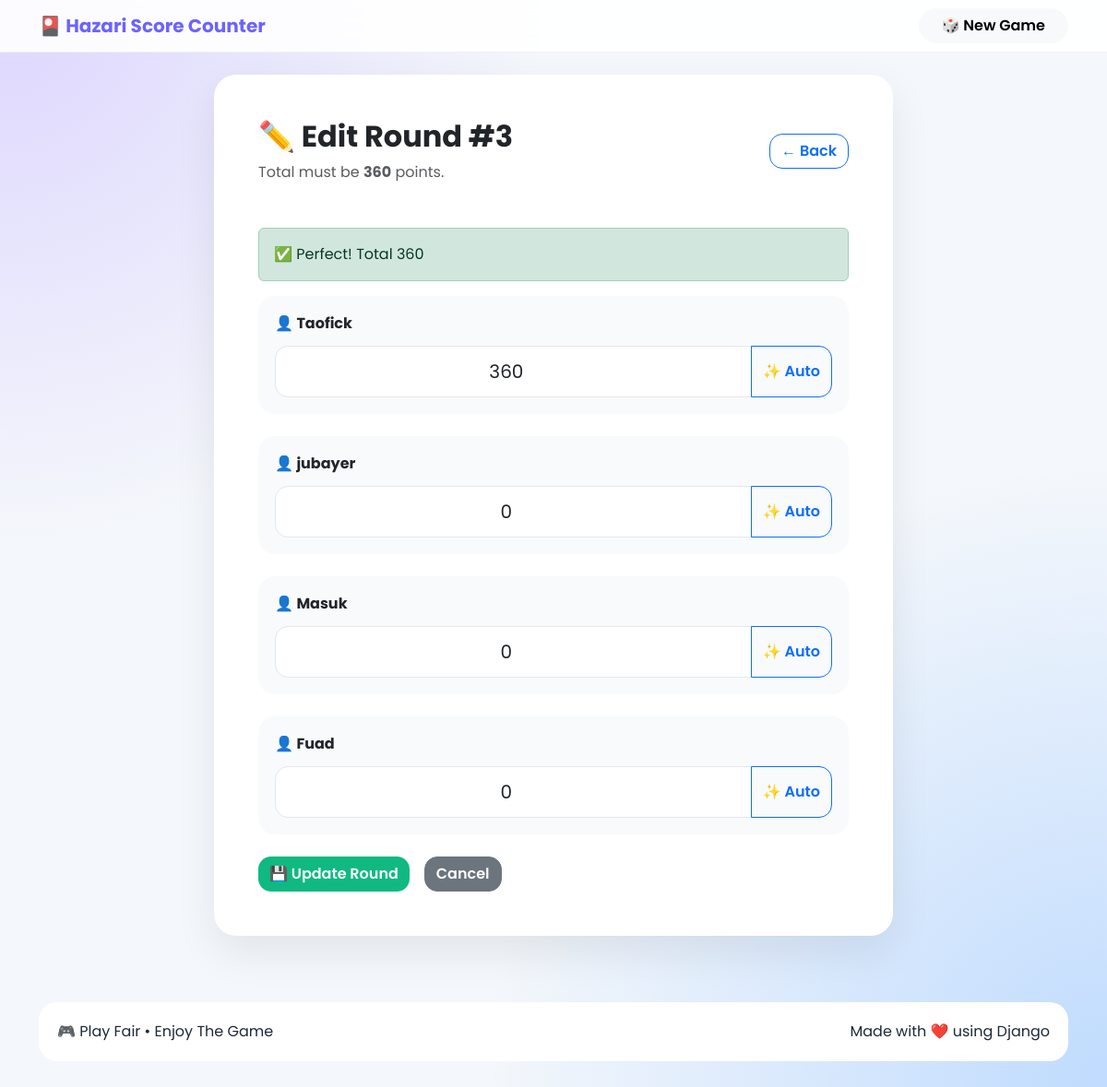
The page /round/3/edit/ on the database its author committed.
### game/models.py (models this page shows, shortened)
class Round(models.Model):
    game = models.ForeignKey(
        Game,
        on_delete=models.CASCADE,
        related_name="rounds",
    )
    round_number = models.PositiveIntegerField()
    player1_score = models.PositiveIntegerField(
        validators=[MinValueValidator(0)]
    )
    player2_score = models.PositiveIntegerField(
        validators=[MinValueValidator(0)]
    )
    player3_score = models.PositiveIntegerField(
        validators=[MinValueValidator(0)]
    )
    player4_score = models.PositiveIntegerField(
        validators=[MinValueValidator(0)]
    )
    created_at = models.DateTimeField(auto_now_add=True)
    class Meta:
        ordering = ["-round_number"]
        unique_together = ("game", "round_number")

class Game(models.Model):
    target_score = models.PositiveIntegerField(
        default=1000
    )
    player1_name = models.CharField(max_length=50)
    player2_name = models.CharField(max_length=50)
    player3_name = models.CharField(max_length=50)
    player4_name = models.CharField(max_length=50)
    is_finished = models.BooleanField(default=False)
    created_at = models.DateTimeField(auto_now_add=True)
    class Meta:
        ordering = ["-created_at"]

### game/views.py (the view)
def edit_round(request, pk):
    round_obj = get_object_or_404(
        Round,
        pk=pk,
    )
    if request.method == "POST":
        form = RoundForm(
            request.POST,
            instance=round_obj,
        )
        if form.is_valid():
            form.save()
            messages.success(
                request,
                "✏️ Round updated successfully!",
            )
            return redirect(
                "game:game_detail",
                pk=round_obj.game.pk,
            )
    else:
        form = RoundForm(
            instance=round_obj,
        )
    return render(
        request,
        "game/edit_round.html",
        {
            "game": round_obj.game,
            "round": round_obj,
            "form": form,
        },
    )

### game/forms.py (shortened to what this page needs)
class RoundForm(forms.ModelForm):
    class Meta:
        model = Round
        fields = (
            "player1_score",
            "player2_score",
            "player3_score",
            "player4_score",
        )
        widgets = {
            "player1_score": forms.NumberInput(
                attrs={
                    "class": INPUT_CLASS,
                    "placeholder": "0",
                    "min": 0,
                }
            ),
            "player2_score": forms.NumberInput(
                attrs={
                    "class": INPUT_CLASS,
                    "placeholder": "0",
                    "min": 0,
                }
            ),
            "player3_score": forms.NumberInput(
                attrs={
                    "class": INPUT_CLASS,
                    "placeholder": "0",
                    "min": 0,
                }
            ),
            "player4_score": forms.NumberInput(
                attrs={
                    "class": INPUT_CLASS,
                    "placeholder": "0",
                    "min": 0,
                }
            ),
        }

### game/templates/game/edit_round.html (shortened to what this page needs)
{% extends "base.html" %}
{% block content %}
<div class="row justify-content-center">
    <div class="col-xl-8 col-lg-9">
        <div class="card shadow-lg border-0">
            <div class="card-body p-5">
                <div class="d-flex justify-content-between align-items-center mb-5">
                    <div>
                        <h2 class="fw-bold">
                            ✏️ Edit Round #{{ round.round_number }}
                        </h2>
                        <p class="text-muted mb-0">
                            Total must be <strong>360</strong> points.
                        </p>
                    </div>
                    <a
                        href="{% url 'game:game_detail' game.pk %}"
                        class="btn btn-outline-primary">
                        ← Back
                    </a>
                </div>
                <div
                    id="auto-fill-info"
                    class="alert alert-info">
                </div>
                <form method="post">
                    <div class="player-box mb-4">
                        <div class="player-title">
                            👤 {{ game.player1_name }}
                        </div>
                        <div class="input-group">
                            {{ form.player1_score }}
                            <button
                                type="button"
                                class="btn btn-outline-primary auto-fill-btn"
                                data-player="0">
                                ✨ Auto
                            </button>
                        </div>
                    </div>
                    <div class="player-box mb-4">
                        <div class="player-title">
                            👤 {{ game.player2_name }}
                        </div>
                        <div class="input-group">
                            {{ form.player2_score }}
                            <button
                                type="button"
                                class="btn btn-outline-primary auto-fill-btn"
                                data-player="1">
                                ✨ Auto
                            </button>
                        </div>
                    </div>
                    <div class="player-box mb-4">
                        <div class="player-title">
                            👤 {{ game.player3_name }}
                        </div>
                        <div class="input-group">
                            {{ form.player3_score }}
                            <button
                                type="button"
                                class="btn btn-outline-primary auto-fill-btn"
                                data-player="2">
                                ✨ Auto
                            </button>
                        </div>
                    </div>
                    <div class="player-box mb-4">
                        <div class="player-title">
                            👤 {{ game.player4_name }}
                        </div>
                        <div class="input-group">
                            {{ form.player4_score }}
                            <button
                                type="button"
                                class="btn btn-outline-primary auto-fill-btn"
                                data-player="3">
                                ✨ Auto
                            </button>
                        </div>
                    </div>
                    <div class="d-flex flex-wrap gap-3 mt-4">
                        <button
                            id="save-round-btn"
                            type="submit"
                            class="btn btn-success">
                            💾 Update Round
                        </button>
                        <a
                            href="{% url 'game:history' game.pk %}"
                            class="btn btn-secondary">
                            Cancel
                        </a>
                    </div>
                </form>
            </div>
        </div>
    </div>
</div>
{% endblock %}

### game/static/game/css/style.css (style rules this page uses)
:root { --primary:#6C63FF; --secondary:#7C3AED; --success:#10B981; --danger:#EF4444; --warning:#F59E0B; --dark:#111827; --light:#F8FAFC; --border:#E5E7EB; }
* { margin:0; padding:0; box-sizing:border-box; }
body { background:#F4F7FB; font-family:"Poppins",sans-serif; color:#1F2937; }
.card { border:none; border-radius:24px; transition:.25s; }
.shadow-lg { box-shadow: 0 18px 45px rgba(0,0,0,.08)!important; }
.btn { border-radius:14px; font-weight:600; }
.btn-success { background:#10B981; border:none; }
.form-control { border-radius:14px; min-height:56px; border:1px solid var(--border); }
.player-box { background:#F8FAFC; padding:18px; border-radius:18px; }
.player-title { font-weight:700; margin-bottom:12px; }

### rows shown on the page
Round: round_number "3", player1_score "360", player2_score "0", player3_score "0", player4_score "0"
Game: player1_name "Taofick", player2_name "jubayer", player3_name "Masuk", player4_name "Fuad"
